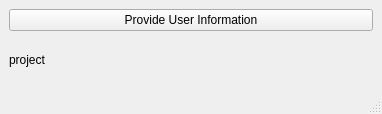
<?xml version="1.0" encoding="UTF-8"?>
<ui version="4.0">
 <class>MainWindow</class>
 <widget class="QMainWindow" name="MainWindow">
  <property name="geometry">
   <rect>
    <x>0</x>
    <y>0</y>
    <width>382</width>
    <height>114</height>
   </rect>
  </property>
  <property name="windowTitle">
   <string>MainWindow</string>
  </property>
  <widget class="QWidget" name="centralwidget">
   <layout class="QHBoxLayout" name="horizontalLayout">
    <item>
     <layout class="QVBoxLayout" name="verticalLayout">
      <item>
       <widget class="QPushButton" name="pushButton">
        <property name="text">
         <string>Provide User Information</string>
        </property>
       </widget>
      </item>
      <item>
       <widget class="QLabel" name="infoLabel">
        <property name="text">
         <string>project</string>
        </property>
        <property name="wordWrap">
         <bool>true</bool>
        </property>
       </widget>
      </item>
     </layout>
    </item>
   </layout>
  </widget>
  <widget class="QMenuBar" name="menubar">
   <property name="geometry">
    <rect>
     <x>0</x>
     <y>0</y>
     <width>382</width>
     <height>21</height>
    </rect>
   </property>
  </widget>
  <widget class="QStatusBar" name="statusbar"/>
 </widget>
 <resources/>
 <connections/>
</ui>
